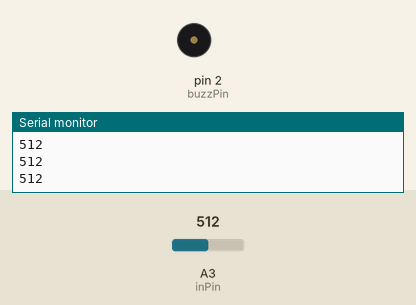
The sketch below on a simulated Arduino Uno, built with avr-gcc and run on an emulated ATmega328P. Parts: buzzer (waves = sounding), the last lines printed to the serial monitor. The test bench sets the inputs (shaded band); at power-on: A3 (inPin) = 512.

Above: at 1.2 s.
1.3 s: A3 (inPin) set to 311
4.3 s: A3 (inPin) set to 285
At 4.8 s:
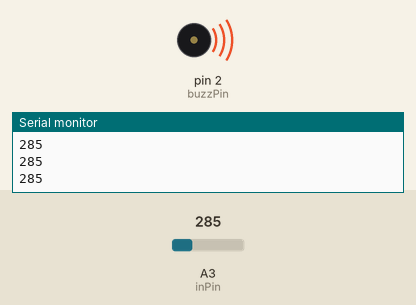
5.8 s: A3 (inPin) set to 422
At 6.6 s:
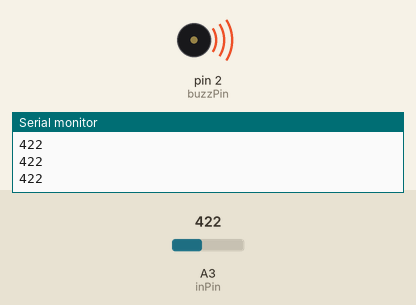
7.3 s: A3 (inPin) set to 445
At 7.8 s:
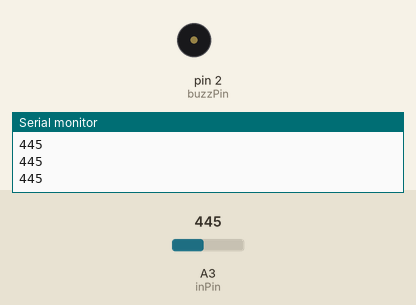
10.3 s: A3 (inPin) set to 122
At 10.9 s:
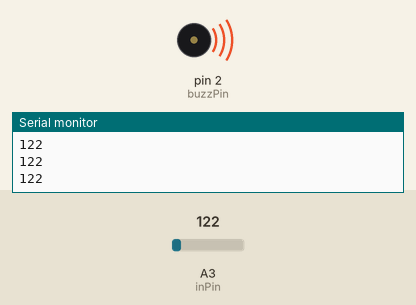
11.8 s: A3 (inPin) set to 511
At 12.6 s:
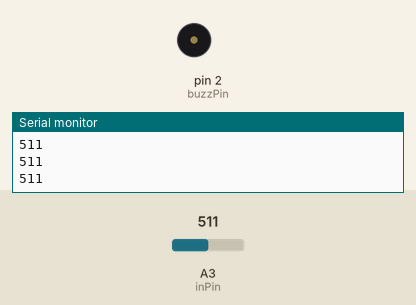
Timing chart, 0 to 14.8 s (numbered marks = the images above; inputs shaded):
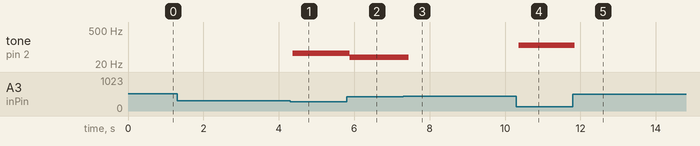

The sketch:

sketch_feb27b.ino
```cpp
int inPin = A3;
int buzzPin = 2;

void setup() {
  Serial.begin(9600);
  pinMode(inPin, INPUT);
  pinMode(buzzPin, OUTPUT);
}

void loop() {
  int readValue = analogRead(inPin);
  int delayTime = (9.0 / 298.0) * readValue - (9.0 * 2.0 / 298.0) + 1;
  Serial.println(readValue);
  digitalWrite(buzzPin, HIGH);
  delay(delayTime);
  digitalWrite(buzzPin, LOW);
  delay(delayTime);
}
```

Measured:
- the behaviour switches between 300 and 299 on A3 (inPin) (found by bisection; images 0 and 1)
- the behaviour switches between 432 and 433 on A3 (inPin) (found by bisection; images 2 and 3)
- after the input at 4.3 s, tone on pin 2 (buzzPin): silent → 55 Hz after 0.06 s
- after the input at 5.8 s, tone on pin 2 (buzzPin): 55 Hz → 38 Hz after 0.08 s
- after the input at 7.3 s, tone on pin 2 (buzzPin): 38 Hz → silent after 0.14 s
- after the input at 10.3 s, tone on pin 2 (buzzPin): silent → 120 Hz after 0.07 s
- after the input at 11.8 s, tone on pin 2 (buzzPin): 120 Hz → silent after 0.05 s
